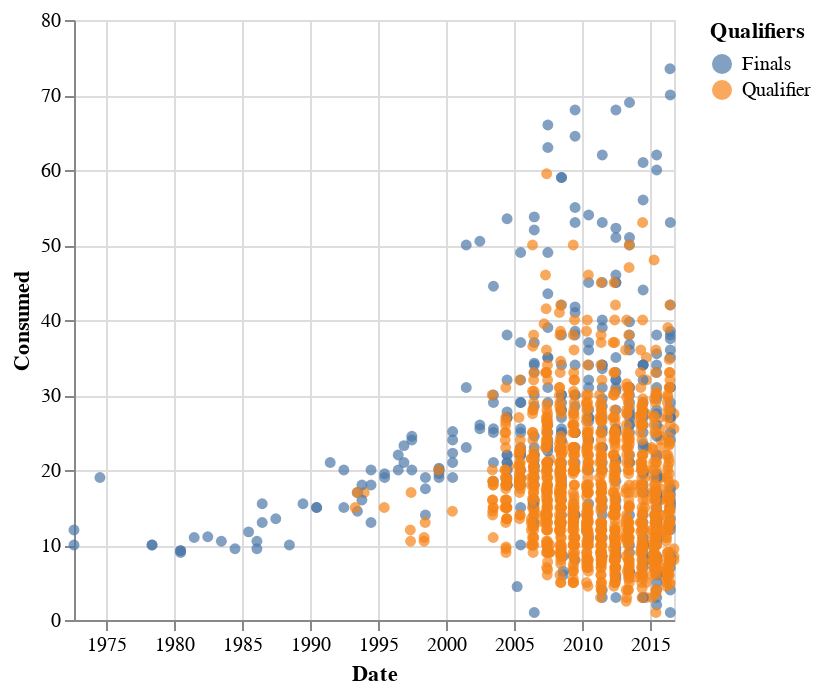

Write notebook code for a chart like this one.
### Markdown cell above
#### checkpoint 2:  add color to the above scatterplot, corresponding to which records are qualifiers. You will get full point if you:
 
*  Completed checkpoint 1
*  Add a color channel to distinguish qualifiers from finals


You chart should look like:

![](https://raw.githubusercontent.com/dallascard/SI649_public/main/altair_hw1/task2-checkpoint2.png)

### Code cell
alt.Chart(df).mark_point(filled=True).encode(
    x='Date',
    y='Consumed',
    color='Qualifiers',
)

### Figure 1 — Vega-Lite specification as saved in the notebook (floating-point values rounded to 4 significant figures; data arrays with more than 128 entries replaced by an {"elided": "..."} marker saying what was removed)
{"config": {"view": {"continuousWidth": 300, "continuousHeight": 300}}, "data": {"name": "data-406295d80c74e37c9ac8951d170ff467"}, "mark": {"type": "point", "filled": true}, "encoding": {"color": {"field": "Qualifiers", "type": "nominal"}, "x": {"field": "Date", "type": "temporal"}, "y": {"field": "Consumed", "type": "quantitative"}}, "$schema": "https://vega.github.io/schema/vega-lite/v5.16.3.json", "datasets": {"data-406295d80c74e37c9ac8951d170ff467": {"elided": "1501 records"}}}
